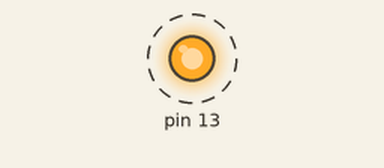
A sketch run on a simulated Arduino Uno, built for the host (arithmetic inside an expression is 32-bit, double 64-bit). Parts: output pins drawn as LEDs (lit = HIGH). Dashed ring = blinking. What the sketch prints to the serial monitor is not drawn.

Above: at 0.6 s.
Timing chart, 0 to 4.8 s (numbered marks = the images above):
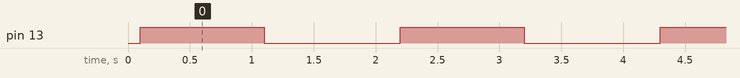

Measured:
- by itself, pin 13: alternates HIGH for 1.0 s and LOW for 1.1 s

The sketch:

prueba_mensaje.ino
```cpp
#include <stdio.h>  // printf.
#include <stdint.h> // uint16_t.
#include <stdlib.h> // malloc.
#include <math.h>   // pow.

typedef unsigned int uint; // simplify life. In arduino this *should* be
                           // equivalent to uint16_t.

// Define sizes requires by program, all in bits. SIZEHEAD and SIZEPACKET should
// be divisible by 8 to get malloc byte size.
#define SIZESRC 2
#define SIZEMID 6
#define SIZETYPE 3
#define SIZESIZE 5
#define SIZECHECKSUM 16
#define SIZEHEAD (SIZESRC + SIZEMID + SIZETYPE + SIZESIZE + SIZECHECKSUM)

#define SIZEPID 8
#define SIZEVAL 32
#define SIZEPACKET (SIZEPID + SIZEVAL)

/* === MESSAGE STRUCTURE =======================================================
+------------------------------------+-----------------------------------------+
| HEADER                             | PAYLOAD                                 |
|  (32 bits)                         |  (40*size bits)                         |
+-----+-----+------+------+----------+--------+--------+--------+--------+-----+
| src | mid | type | size | checksum | pid[0] | val[0] | pid[1] | val[1] | ... |
| (2) | (6) | (3)  | (5)  | (16)     | (8)    | (32)   | (8)    | (32)   | ... |
+-----+-----+------+------+----------+--------+--------+--------+--------+-----+
*/
typedef struct head {
    uint src      : SIZESRC;
    uint mid      : SIZEMID;
    uint type     : SIZETYPE;
    uint size     : SIZESIZE;
    uint checksum : SIZECHECKSUM;
} head;
typedef struct packet {
    uint pid : SIZEPID;
    uint     : 0;
    //uint val : SIZEVAL;
    uint32_t val : SIZEVAL;
} packet;
typedef struct msg {
    head head;
    packet *payload;
} msg;


// === GENERAL UTILITIES =======================================================
/*uint16_t calc_checksum(msg *m) {
    // Modulo operations are technically not needed, but are added just in case
    // the compiler gets angry with overflows. Remove if convenient.
    uint16_t csum = m->head.src;
    csum = (csum + m->head.mid)  % (1<<SIZECHECKSUM);
    csum = (csum + m->head.type) % (1<<SIZECHECKSUM);
    csum = (csum + m->head.size) % (1<<SIZECHECKSUM);
    for (int i = 0; i < m->head.size; ++i) {
        csum = (csum + m->payload[i].pid) % (1<<SIZECHECKSUM);
        csum = (csum + m->payload[i].val) % (1<<SIZECHECKSUM);
    }

    return csum;
}*/

uint16_t calc_checksum(msg *m) {
    // Modulo operations are technically not needed, but are added just in case
    // the compiler gets angry with overflows. Remove if convenient.
    uint32_t maxcsum = 1<<SIZECHECKSUM;
    uint16_t csum = m->head.src;
    csum = (csum + m->head.mid)  % (maxcsum);
    csum = (csum + m->head.type) % (maxcsum);
    csum = (csum + m->head.size) % (maxcsum);
    for (int i = 0; i < m->head.size; ++i) {
        csum = (csum + m->payload[i].pid) % (maxcsum);
        csum = (csum + m->payload[i].val) % (maxcsum);
    }

    return csum;
}

// === WRITE MSG ===============================================================
int fill_header(head *h, uint16_t src, uint16_t mid, uint16_t type,
                uint16_t size) {
    if (src  >= (1<<SIZESRC))  return 1;
    if (mid  >= (1<<SIZEMID))  return 2;
    if (type >= (1<<SIZETYPE)) return 3;
    if (size >= (1<<SIZESIZE)) return 4;

    h->src  = src;
    h->mid  = mid;
    h->type = type;
    h->size = size;

    return 0;
}

int fill_payload(packet **pl, uint16_t *pids, uint32_t *vals, uint16_t size) {
    for (int i = 0; i < size; ++i) if (pids[i] >= (1<<SIZEPID)) return 1;
    // overflows for vals should be detected by the compiler due to its size.

    *pl = malloc(sizeof(packet) * size);

    for (int i = 0; i < size; ++i) {
       (*pl)[i].pid = pids[i];
       (*pl)[i].val = vals[i];
    }

    return 0;
}

int fill_checksum(msg *m) {
    m->head.checksum = calc_checksum(m);
    //m->head.checksum = 0;
    return 0;
}

int send(msg *m){
    const int size=sizeof(m);
    //byte datos[size];
    union {
    msg* val;
    unsigned char byte[size];
    } data;
    data.val=m;
    Serial.write(data.byte,size); //envía una cadena de bytes, se le indica el largo de la cadena
    return 0;
}


// === MAIN ====================================================================
void setup() {
  // put your setup code here, to run once:
    Serial.begin(9600);
    pinMode(13, OUTPUT);


}
void loop() {
    msg *m = (msg *) malloc(sizeof(msg));
    // Build a simple header.
    uint16_t src  = 0b10;
    uint16_t mid  = 0b011001;
    uint16_t type = 0b011;
    uint16_t size = 0b00011;
    fill_header(&m->head, src, mid, type, size);


    // Build an array of size packets.
    uint16_t pidarr[size];
    uint32_t valarr[size];
    for (uint16_t i = 0; i < size; ++i) {
        pidarr[i] = 0b00000000 + i;
        valarr[i] = 0x0000     + (1<<i);
    }
    fill_payload(&m->payload, pidarr, valarr, size);
    // Generate the checksum.
    fill_checksum(m);

    // Send the message.
    send(m);

    // Leave the system clean after use.
    free(m->payload);
    free(m);
    delay(100); // delay en ms

    digitalWrite(13, HIGH); // turn the LED on (HIGH is the voltage level)
    delay(1000); // wait for a second
    digitalWrite(13, LOW); // turn the LED on (HIGH is the voltage level)
    delay(1000); // wait for a second

}
```
